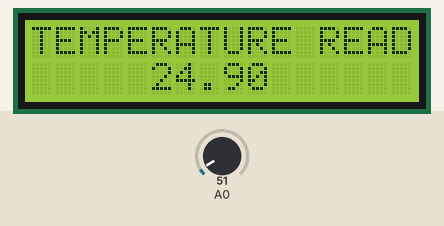
Simulated run of this sketch. Board: Arduino Uno, built with avr-gcc and run on an emulated ATmega328P. Shown: 16×2 character LCD. The inputs (shaded band) are chosen by the test bench; at power-on: A0 = 51.

Above: at 1.2 s.
1.3 s: A0 set to 61
At 3.3 s:
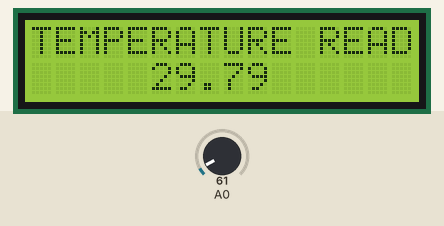
4.0 s: A0 set to 71
At 4.9 s:
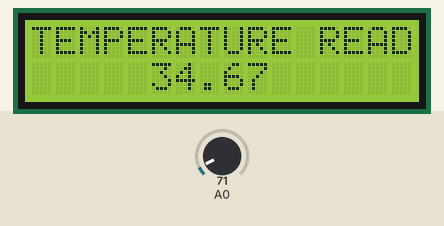
6.7 s: A0 set to 86
At 9.2 s:
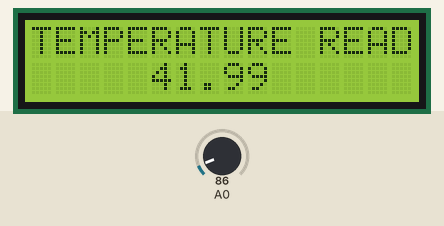
Timing chart, 0 to 10.7 s (numbered marks = the images above; inputs shaded):
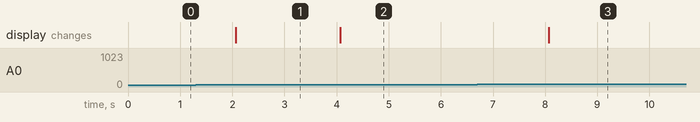

The sketch:

read_temperature_on_lcd.ino
```cpp
#include <LiquidCrystal.h>

LiquidCrystal lcd1(2,3,4,5,6,7);

//Jump cable from PIN2 on UNO to RS
//Jump cable from PIN3 on UNO to EN
//Jump cable from PIN4 on UNO to D4
//Jump cable from PIN5 on UNO to D5
//Jump cable from PIN6 on UNO to D6
//Jump cable from PIN7 on UNO to D7
//Jump cable from A0 on UNO to TEMPERATURE

void setup() {
  //lm35_1
  pinMode(A0,INPUT);
  lcd1.begin(16,2);

  lcd1.print("TEMPERATURE READ");
}

void loop() {
  lcd1.setCursor(5,2);
  lcd1.print(analogRead(A0)*0.48828125);
  delay(2000);
}
```

Measured:
- after the input at 1.3 s, the display: changes after 0.77 s (image 1)
- after the input at 4.0 s, the display: changes after 0.07 s (image 2)
- after the input at 6.7 s, the display: changes after 1.4 s (image 3)
